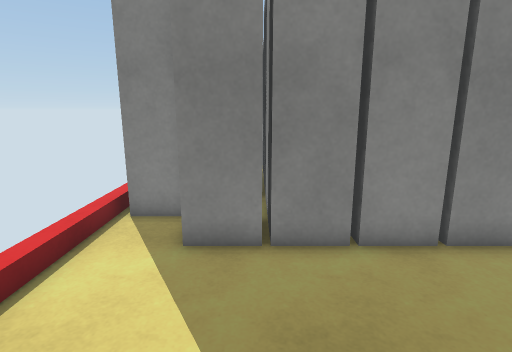
view 1 (above)

14 first-person views from a walk through a Unity game level. The camera is 1.5 m above the floor, tilts 12° down and sees 80° across. The floor is counted in squares, 0.5 m on a side. Each view is taken from the middle of a square. On the plan, view 1 faces up. The plan holds only what a view shows up to about 20 squares ahead; the rest is blank. The place goes on beyond the plan. The player character is not drawn. Some surface patterns are stand-ins.

view 2
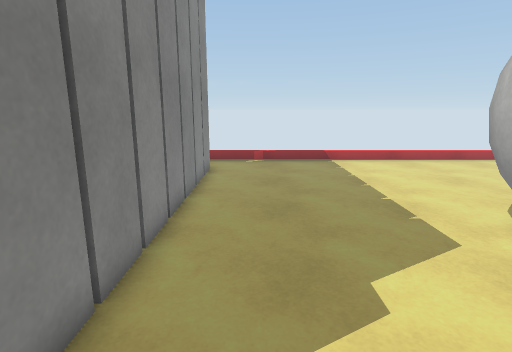

view 3
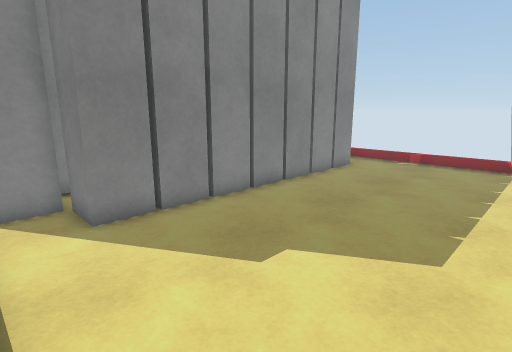

view 4
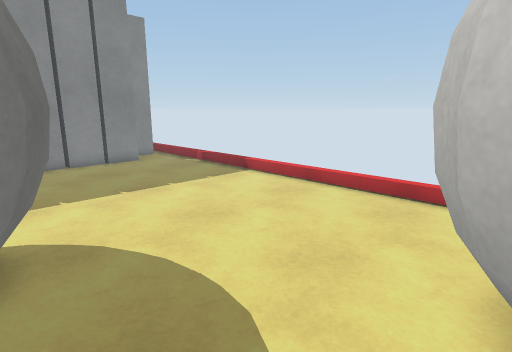

view 5
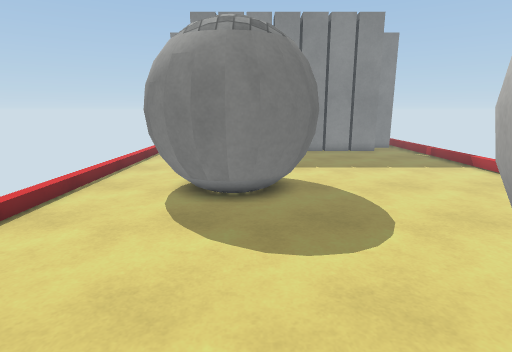

view 6
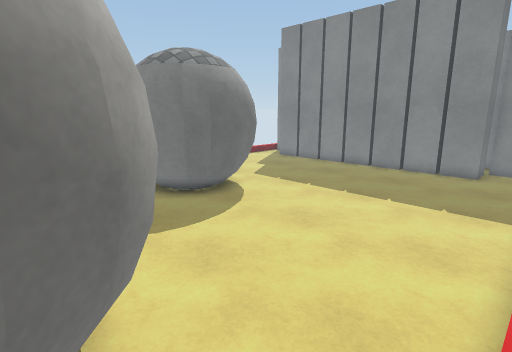

view 7
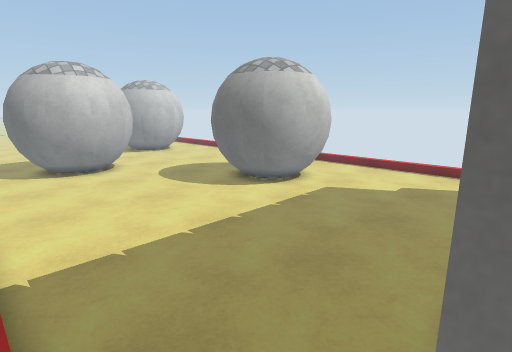

view 8
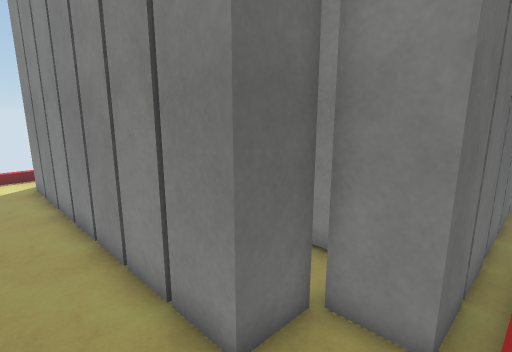

view 9
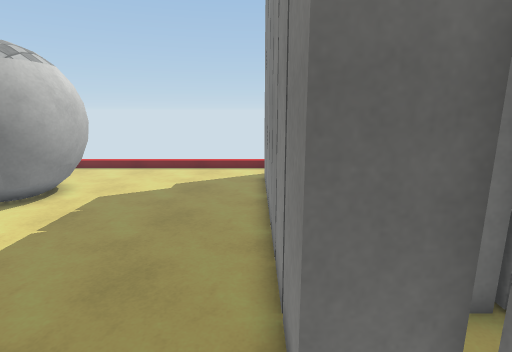

view 10
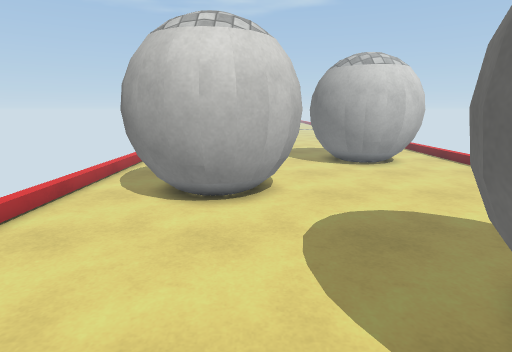

view 11
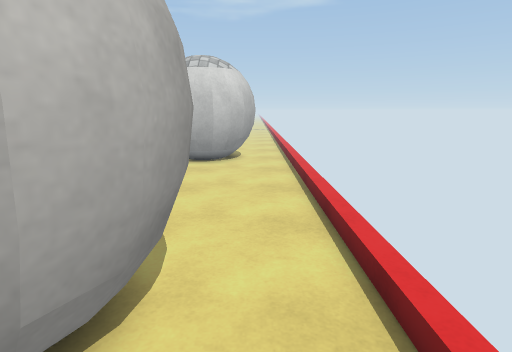

view 12
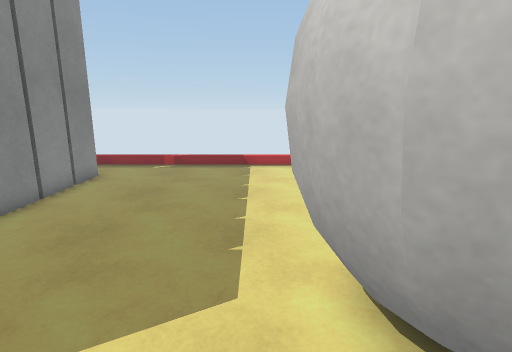

view 13
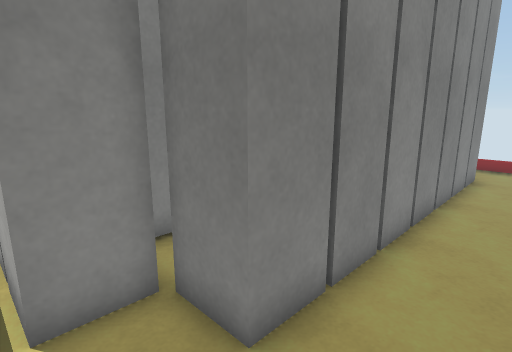

view 14
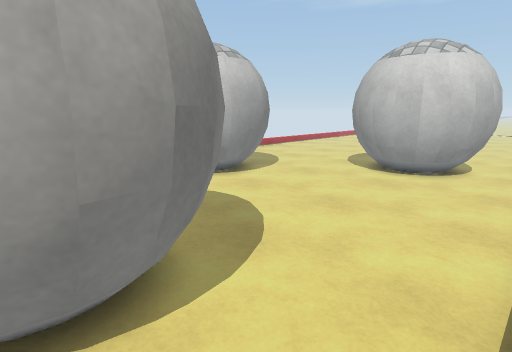

### Floor plan
Key: @ floor where view 1 was taken; # wall or solid block; . floor; / step, stairs or slope.
Columns run from 4 left of view 1 to 15 right of it. Each row starts with its distance up from view 1.
 10                  ##/
  9 ###              ##/
  8 / ###           #  /
  7 /.###############../
  6 /..##############../
  5 /................../
  4 /................../
  3 /................../
  2 /................../
  1 /................../
  0 /...@............../
 -1 /.... # .........../
 -2 /...#####........../
 -3 /..#######........./
 -4 /..##   ##........./
 -5 /..##   ##........./
 -6 /..##   ##........./
 -7 /..#######........./
 -8 /... ####........../
 -9 /................../
-10 /................../
-11 /...........#####../
-12 /..........######../
-13 /.........##    ##./
-14 /.........##    ##./
-15 /.........##      ./
-16 /..........#     ../
-17 /...........    .../
-18 /...####......  .../
-19 /..######.....    ./
-20 /.###  ## ...
-21 /.##    ##..
-22 /.

Where each view was taken, in squares from view 1:
view 1: 0 up, 0 right, facing up
view 2: 4 up, 4 left, facing right
view 3: 2 down, 4 left, facing up-right
view 4: 12 down, 4 right, facing up-right
view 5: 17 down, 3 right, facing up
view 6: 13 down, 15 right, facing up-left
view 7: 7 up, 15 right, facing down-left
view 8: 4 up, 15 right, facing up-left
view 9: 6 up, 15 right, facing left
view 10: 2 down, 8 right, facing down
view 11: 1 down, 2 left, facing down
view 12: 1 down, 2 left, facing right
view 13: 4 up, 4 left, facing up-right
view 14: 4 down, 4 left, facing down-right
